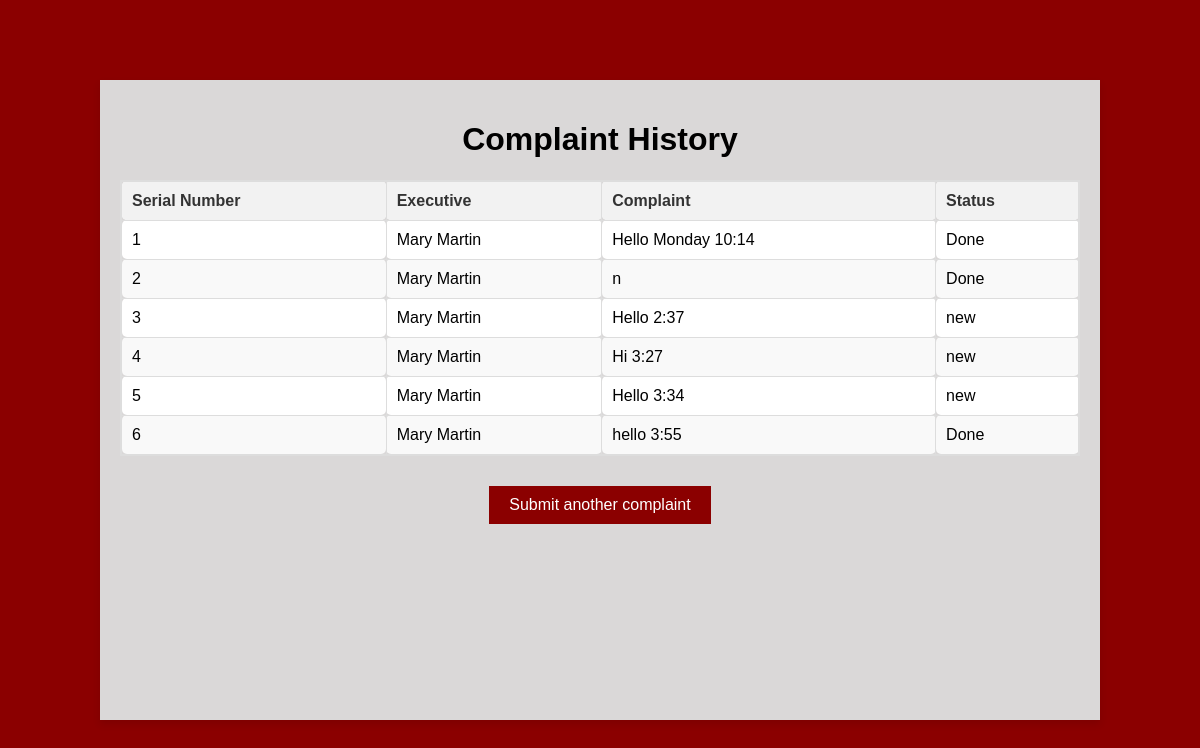
The app's page /complaint_history/, older data.
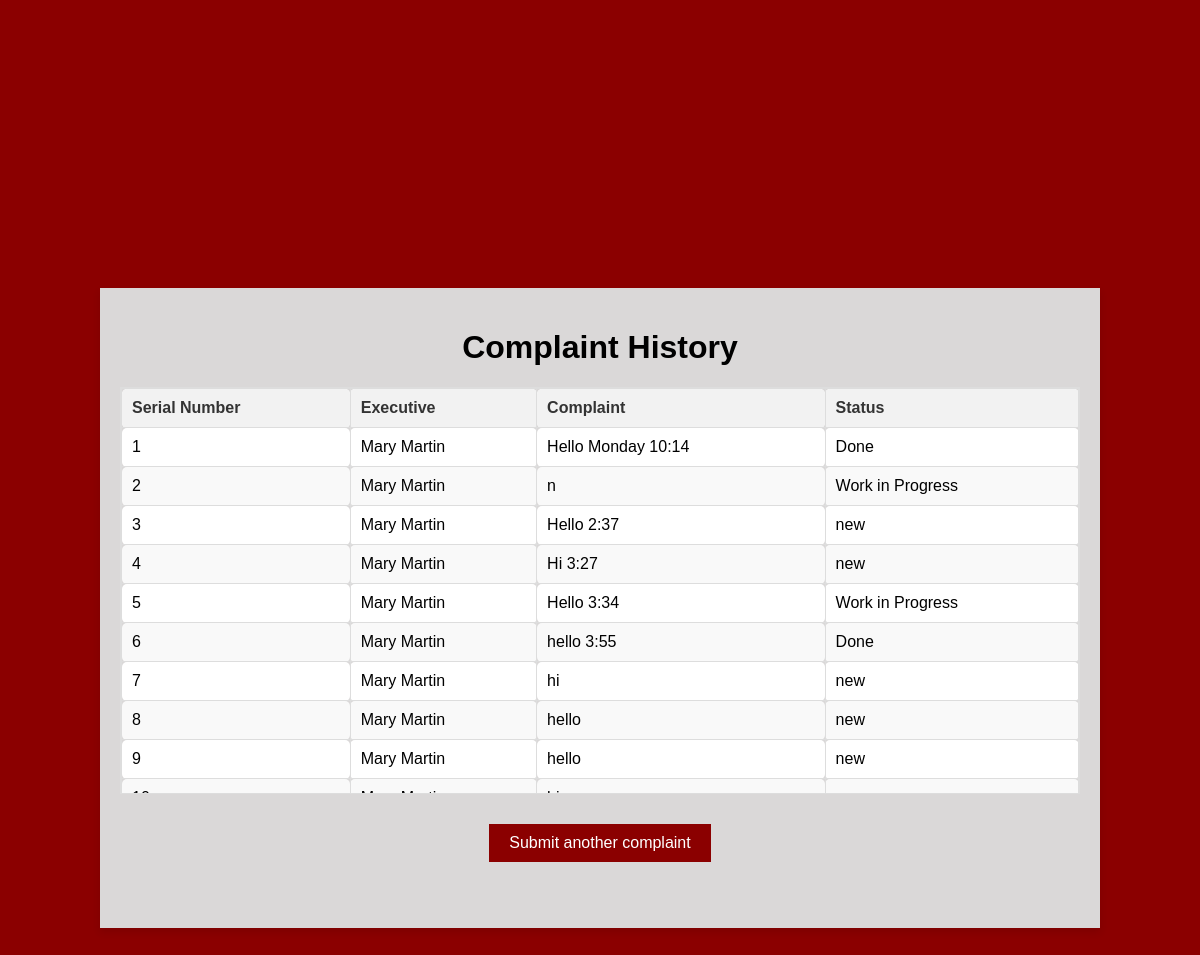
The same page, newer data.
### cesl_student_support_app/models.py (models this page shows, shortened)
class ComplaintDetails(models.Model):
    user = models.ForeignKey(UserDetails, on_delete=models.CASCADE)
    executive_name = models.CharField(max_length=100)
    complaint_text = models.TextField()
    status = models.CharField(max_length=50, default='submitted')
    created_date = models.DateTimeField(auto_now_add=True)  # Automatically set on creation
    last_updated = models.DateTimeField(null=True, blank=True)  # Allow null if it hasn't been updated yet

### cesl_student_support_app/views.py (the view)
# urls.py: path('complaint_history/',views.complaint_history, name='complaint_history'),
def complaint_history(request):
    user = UserDetails.objects.get(username='student1')
    complaints = ComplaintDetails.objects.filter(user=user)
    return render(request, 'complaint_history.html', {'complaints': complaints})

### cesl_student_support_app/templates/complaint_history.html (shortened to what this page needs)
<!DOCTYPE html>
<html lang="en">
<head>
    {% load static %}
</head>
<body>
    <div class="container">
        <h1 class="title">Complaint History</h1>
        <div class="table-container">
            <table class="complaint-table">
                <thead>
                    <tr>
                        <th>Serial Number</th>
                        <th>Executive</th>
                        <th>Complaint</th>
                        <th>Status</th>
                    </tr>
                </thead>
                <tbody>
                    {% for complaint in complaints %}
                        <tr>
                            <td>{{ forloop.counter }}</td>
                            <td>{{ complaint.executive_name }}</td>
                            <td>{{ complaint.complaint_text }}</td>
                            <td>{{ complaint.status }}</td>
                        </tr>
                    {% empty %}
                        <tr>
                            <td colspan="4">No complaints submitted yet.</td>
                        </tr>
                    {% endfor %}
                </tbody>
            </table>
        </div>
        <a href="{% url 'complaint' %}" class="button">Submit another complaint</a>
    </div>
</body>
</html>

### cesl_student_support_app/templates/complaint_history.html (style rules this page uses)
body { background: darkred; background-size: cover; font-family: Arial, sans-serif; margin: 0; padding: 0; display: flex; justify-content: center; align-items: center; height: 100vh; }
.container { background-color: #dad8d8; padding: 20px; border-radius: 0px; box-shadow: 0 4px 8px rgba(0, 0, 0, 0.1); width: 80%; height: 600px; max-width: 1000px; text-align: center; }
.button { background-color: darkred; color: white; padding: 10px 20px; text-align: center; text-decoration: none; display: inline-block; font-size: 16px; border: none; cursor: pointer; margin-top: 10px; }
.table-container { max-height: 405px; overflow-y: auto; margin-bottom: 20px; border: 1px solid #ddd; }
.complaint-table { width: 100%; margin: 0 auto; border-collapse: collapse; }
.complaint-table th, .complaint-table td { border: 1px solid #ddd; padding: 10px; text-align: left; }
.complaint-table th { background-color: #f2f2f2; color: #333; }
.complaint-table tr:nth-child(even) { background-color: #f9f9f9; }
.complaint-table tr:nth-child(odd) { background-color: #ffffff; }
.complaint-table td { border-radius: 5px; }
.complaint-table th, .complaint-table td { border-radius: 5px; }

Row changes from the older to the newer data that the page shows:
changed ComplaintDetails (number 2 of 9 on the later page): status "Done" → "Work in Progress"
changed ComplaintDetails "Hello 3:34": status "new" → "Work in Progress"
added ComplaintDetails: executive_name "Mary Martin", complaint_text "hi", status "new"
added ComplaintDetails: executive_name "Mary Martin", complaint_text "hello", status "new"
added ComplaintDetails: executive_name "Mary Martin", complaint_text "hello", status "new"
